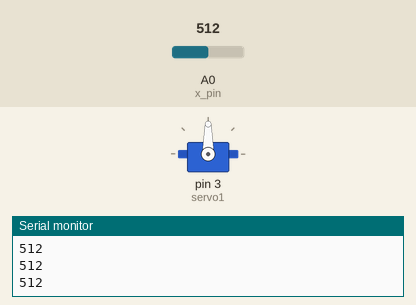
The sketch below on a simulated Arduino Uno, built with avr-gcc and run on an emulated ATmega328P. Shown: servo, the last lines printed to the serial monitor. The test bench sets the inputs (shaded band); at power-on: A0 (x_pin) = 512.

Above: at 1.2 s.
1.3 s: A0 (x_pin) set to 498
2.8 s: A0 (x_pin) set to 481
At 3.6 s:
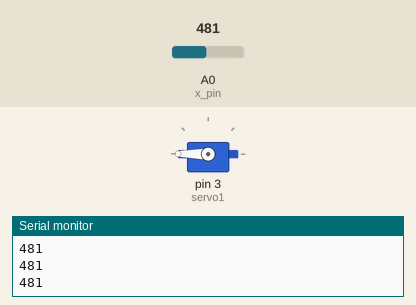
4.3 s: A0 (x_pin) set to 560
At 4.7 s:
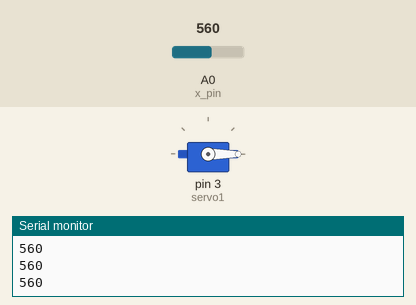
5.8 s: A0 (x_pin) set to 534
At 7.0 s:
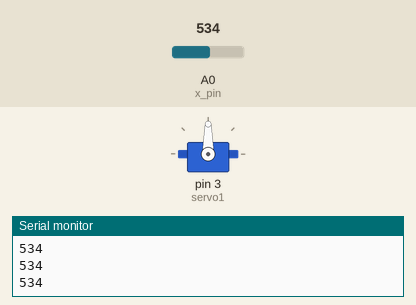
7.3 s: A0 (x_pin) set to 480
At 8.2 s:
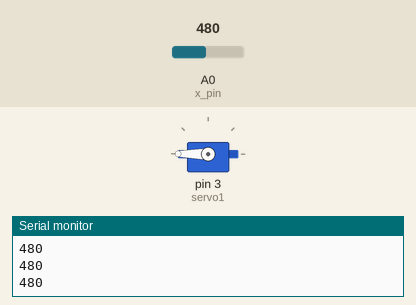
Timing chart, 0 to 9.8 s (numbered marks = the images above; inputs shaded):
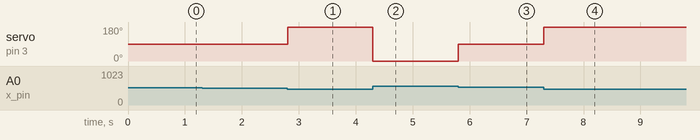

The sketch:

P4_EJ1.ino
```cpp
#include <Servo.h>

Servo servo1;
const int x_pin = 0;


void setup() {
   Serial.begin(9600);
   pinMode(x_pin,INPUT);
  servo1.attach(3);

}

void loop() {
  // put your main code here, to run repeatedly:
  servo1.write(joystick());

}

int joystick(){
  Serial.println(analogRead(x_pin));
  if(analogRead(x_pin) > 550){
    return 0;
  }else if(analogRead(x_pin) < 490){
    return 180;
  }else{
    return 90;
  }
}
```

Measured:
- the behaviour switches between 490 and 489 on A0 (x_pin) (found by bisection; images 0 and 1)
- the behaviour switches between 551 and 550 on A0 (x_pin) (found by bisection; images 2 and 3)
- after the input at 2.8 s, servo on pin 3 (servo1): 90° → 180° at once
- after the input at 4.3 s, servo on pin 3 (servo1): 180° → 0° at once
- after the input at 5.8 s, servo on pin 3 (servo1): 0° → 90° at once
- after the input at 7.3 s, servo on pin 3 (servo1): 90° → 180° at once
